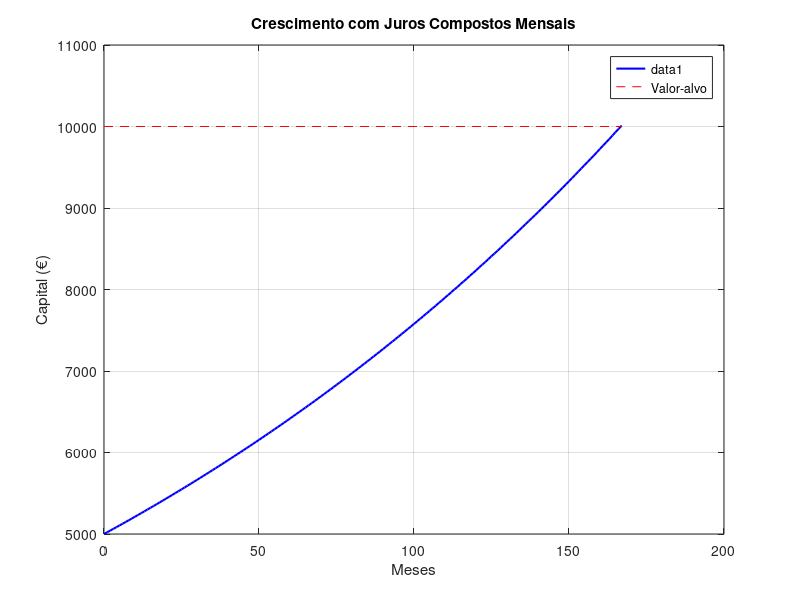

Write MATLAB code to recreate this figure.
%% Juros Compostos Mensais
% Aplicação: Finanças pessoais
% Objectivo: Simular o crescimento até atingir um valor-alvo.

capital_inicial = 5000;
taxa_anual      = 0.05;
taxa_mensal     = taxa_anual / 12;
valor_alvo      = 10000;

capital = capital_inicial;
meses = 0;
historico = capital;

while capital < valor_alvo
    capital = capital * (1 + taxa_mensal);
    meses = meses + 1;
    historico(end+1) = capital;
end

fprintf('Capital inicial: %.2f €\n', capital_inicial);
fprintf('Valor-alvo:      %.2f €\n', valor_alvo);
fprintf('Taxa anual:      %.1f%%\n', taxa_anual*100);
fprintf('Meses necessários: %d (%.1f anos)\n', meses, meses/12);

figure;
plot(0:meses, historico, 'b-', 'LineWidth', 1.5);
hold on;
line([0 meses], [valor_alvo valor_alvo], 'Color', 'r', 'LineStyle', '--', 'DisplayName', 'Valor-alvo');
xlabel('Meses');
ylabel('Capital (€)');
title('Crescimento com Juros Compostos Mensais');
legend('show');
grid on;   
